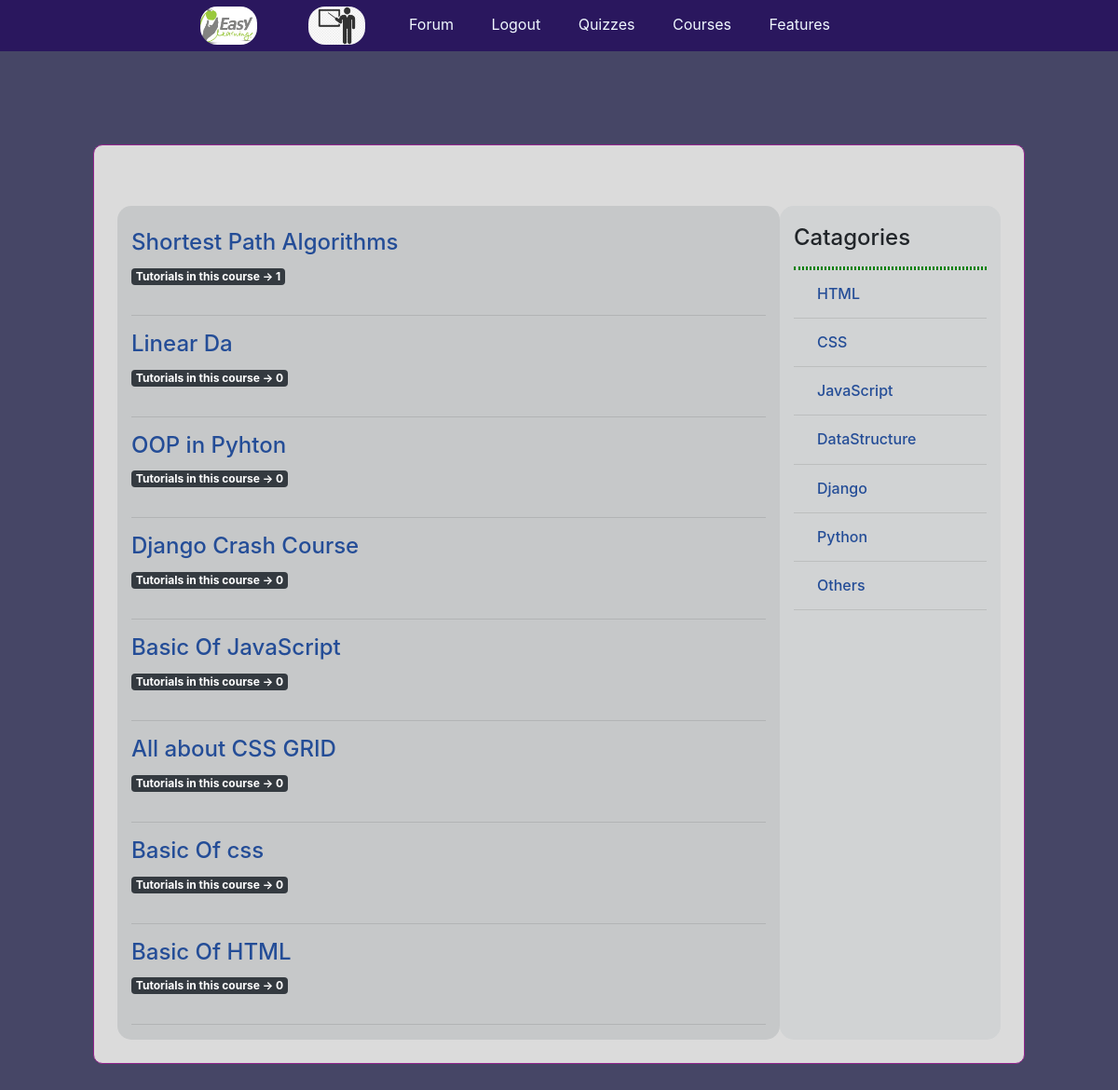
The app's page / (signed in) with its own data.
### app_course/models.py (models this page shows, shortened)
class Course(models.Model):
    author = models.ForeignKey(
        User, on_delete=models.CASCADE, related_name="course_author")
    catagory = models.ForeignKey(
        Catagory, on_delete=models.CASCADE, related_name="course_catagory")
    name = models.CharField(max_length=264)
    created = models.DateTimeField(auto_now_add=True)
    class Meta:
        ordering = ('-created',)

class Catagory(models.Model):
    name = models.CharField(max_length=100)
    def __str__(self):
        return self.name
    class Meta:
        verbose_name_plural = 'Catagories'

### EasyLearning/views.py (the view)
# urls.py: path('', views.homeView, name="home"),
def homeView(request):
    courses = Course.objects.all()
    catagories = Catagory.objects.all()
    return render(request, 'course_home.html', {'courses': courses, 'catagories': catagories})

### templates/course_home.html (shortened to what this page needs)
{% extends 'base.html' %}
{% block body_block %}
<div class="container">
    <div class="row">
        <div class="col-sm-9 div-8">
            {% for course in courses %}
            <h4><a href="{% url 'app_student:selected' pk=course.pk %}"> {{course.name}} </a></h4>
            <p class="badge badge-dark">Tutorials in this course -> {{course.article_course.count}}</p>
            <hr>
            {% empty %}
            <h4>......No Courses......</h4>
            {% endfor %}
        </div>
        <div class="col-sm-3 div-4">
            <h4>Catagories</h4>
            <hr style="border: 2px dotted green;">
            {% for item in catagories %}
            <h6><a href="{% url 'course_of' pk=item.pk %}"> {{item}} </a></h6>
            <hr>
            {% endfor %}
        </div>
    </div>
</div>
{% endblock %}

### templates/base.html (shortened to what this page needs)
<!DOCTYPE html>
{% load static %}
<html lang="en">
<head>
    <link rel="stylesheet" href="https://maxcdn.bootstrapcdn.com/bootstrap/4.0.0/css/bootstrap.min.css"
>
    <link rel="stylesheet" href="https://cdnjs.cloudflare.com/ajax/libs/font-awesome/5.15.1/css/all.min.css"
 />
    <link rel="stylesheet" href="{% static 'css/base.css' %}">
</head>
<body>
    <div class="mynav">
        <ul class="mynav-menu">
            <li class="mynav-item"><a href="{% url 'home' %}"><img src="{% static 'imgs/logos/easy_learning_1.png' %}"
                        alt="logo" width="75px"></a></li>
            {% if user.is_authenticated %}
            {% if user.is_tutor %}
            <li class="mynav-item"><a href="{% url 'app_tutor:tutor_profile' %}" data-toggle="tooltip"
                    data-placement="left" title="Teacher profile"><img src="{% static 'imgs/logos/tutor_1.png' %}"
                        alt="Tutor"></a></li>
            {% endif %}
            <li class="mynav-item"><a href="{% url 'app_QNA:asked_list' %}">Forum</a></li>
            <li class="mynav-item"><a href="{% url 'app_login:logout' %}">Logout</a></li>
            {% else %}
            <li class="mynav-item"><a href="{% url 'app_login:login' %}">Login</a></li>
            <li class="mynav-item"><a href="{% url 'app_login:choose' %}">Sign Up</a></li>
            {% endif %}
            <li class="mynav-item"><a href="{% url 'app_quiz:quiz_home' %}">Quizzes</a></li>
            <li class="mynav-item"><a href="{% url 'home' %}">Courses</a></li>
            <li class="mynav-item"><a href="{% url 'features' %}">Features</a></li>
        </ul>
    </div>
    <center>
        <div class="main-div">
            <div class="card-body">
            </div>
            {% block body_block %}
            {% endblock %}
        </div>
    </center>
</body>
</html>

### static/css/base.css (style rules this page uses)
body { background-color: rgb(70, 70, 102); }
.main-div { width: 1000px; height: auto; background-color: rgb(219, 219, 219); border: 1px solid rgb(148, 38, 142); border-radius: 10px; margin-top: 100px; margin-bottom: 100px; padding: 25px; }
.mynav { background-color: rgb(42, 23, 94); }
.mynav-menu { margin-left: 150px; }
.mynav-item { display: inline-block; margin: 0 10px; }
.mynav-item img { width: 75px; height: 55px; overflow: hidden; padding: 7px; border-radius: 25px; object-fit: cover; }
.mynav-item a { text-decoration: none; color: aliceblue; background-color: rgb(42, 23, 94); padding: 19.5px 8px; overflow: hidden; }

### templates/course_home.html (style rules this page uses)
.div-8 { background-color: rgb(198, 200, 201); padding-top: 25px; border-radius: 15px; text-align: left; }
.div-8 a { text-decoration: none; color: rgb(36, 77, 151); }
.div-4 { background-color: rgb(209, 211, 212); padding-top: 25px; border-radius: 15px; padding-top: 20px; text-align: left; }
.div-4 h6 a { padding: 10px 0px; color: rgb(36, 77, 151); margin-left: 25px; }

### records on screen
Course: name "Shortest Path Algorithms", article_course.count "1"
Course: name "Linear Da", article_course.count "0"
Course: name "OOP in Pyhton", article_course.count "0"
Course: name "Django Crash Course", article_course.count "0"
Course: name "Basic Of JavaScript", article_course.count "0"
Course: name "All about CSS GRID", article_course.count "0"
Course: name "Basic Of css", article_course.count "0"
Course: name "Basic Of HTML", article_course.count "0"
Catagory: name "HTML"
Catagory: name "CSS"
Catagory: name "JavaScript"
Catagory: name "DataStructure"
Catagory: name "Django"
Catagory: name "Python"
Catagory: name "Others"
